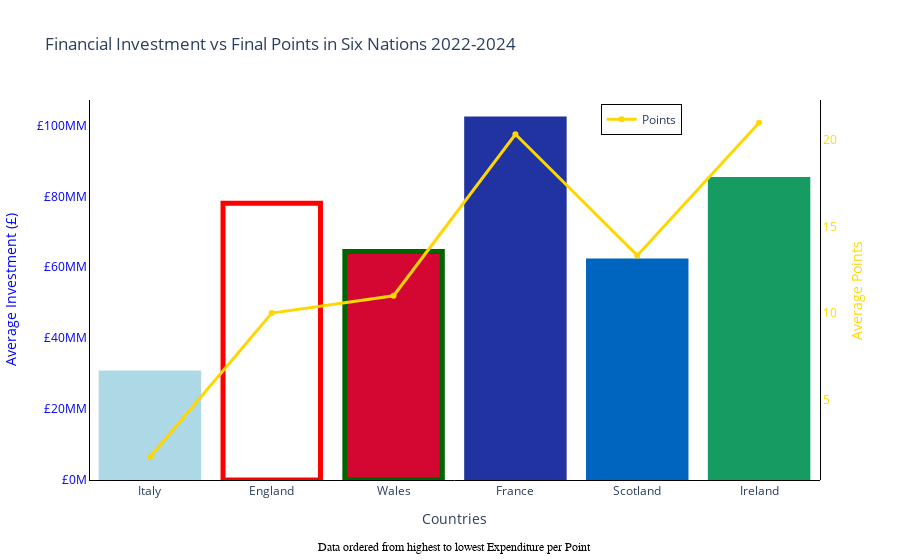

Source (notebook cell):
### Code cell
import plotly.graph_objects as go

#Calculate the averages for teams over time
average_data = merged_data_1.groupby('Team').agg({
    'Expenditure (£)': 'mean',
    'Points': 'mean'
}).reset_index()

average_data['Expenditure per Point (£)'] = average_data['Expenditure (£)'] / average_data['Points']

#Sort the data from highest to lowest Expenditure per Point
average_data = average_data.sort_values(by='Expenditure per Point (£)', ascending=False)

#Define team colors for consistency
team_colours_2 = {
    'Ireland': '#169b62',  
    'France': '#2033a0',  
    'England': '#FFFFFF',     
    'Scotland': '#0065bf', 
    'Italy': '#ADD8E6',    
    'Wales': '#d30731'     
}

#Define border colors
border_colors = {
    'Ireland': '#169b62',
    'France': '#2033a0',
    'England': 'red',
    'Scotland': '#0065bf',
    'Italy': '#ADD8E6',
    'Wales': 'darkgreen'
}

#Create the Plotly figure
fig = go.Figure()

#Add bars for Expenditure
fig.add_trace(go.Bar(
    x=average_data['Team'],
    y=average_data['Expenditure (£)'],
    name='Average Expenditure (£)',
    #Apply colours
    marker_color=[team_colours_2[team] for team in average_data['Team']],  
    marker_line_color=[border_colors[team] for team in average_data['Team']],  
    marker_line_width=5,
    #Add hover pop-up box with key info
    hoverinfo="text",
    hovertemplate=(
        "Team: %{x}<br>" +
        "Average Expenditure: £%{y:,.0f}<br>" +
        "Expenditure per Point: £%{customdata:.2f}<extra></extra>"  
    ),
    customdata=average_data['Expenditure per Point (£)'],
    showlegend=False
))

#Add a line for Points with secondary Y-axis
fig.add_trace(go.Scatter(
    x=average_data['Team'],
    y=average_data['Points'],
    name='Points',
    mode='lines+markers',
    line=dict(color='gold', width=3),
    yaxis='y2'
))

#layout of both y-axis
fig.update_layout(
    title='Financial Investment vs Final Points in Six Nations 2022-2024',
    xaxis_title='Countries',
    yaxis=dict(
        title='Average Investment (£)',
        titlefont=dict(color='blue'),
        tickfont=dict(color='blue'),
        tickprefix="£",
        ticksuffix="M",
        position=0 
    ),
    yaxis2=dict(
        title='Average Points',
        titlefont=dict(color='gold'),
        tickfont=dict(color='gold'),
        overlaying='y',
        side='right',
        position=1
    ),
    plot_bgcolor='white',
    legend=dict(x=0.70, y=0.99, bordercolor='black', borderwidth=1)
)

#Remove grid lines for clarity
fig.update_xaxes(showgrid=False, linewidth=1, linecolor='black')
fig.update_yaxes(showgrid=False, linewidth=1, linecolor='black')


#Add a subnote 
fig.add_annotation(
    x=0.5,
    y=-0.2,
    xref="paper",
    yref="paper",
    text="Data ordered from highest to lowest Expenditure per Point",
    showarrow=False,
    font=dict(
        family="Arial, sans-serif",
        size=12,
        color="black"
    ),
    align="center"
)


fig.show()

### Figure 1 — Plotly figure (JSON) as saved in the notebook; plotly's stock layout.template omitted (floating-point values rounded to 4 significant figures)
{"data": [{"customdata": [18120000.0, 7807000.0, 5861000.0, 5007000.0, 4631100, 4034000.0], "hoverinfo": "text", "hovertemplate": "Team: %{x}<br>Average Expenditure: £%{y:,.0f}<br>Expenditure per Point: £%{customdata:.2f}<extra></extra>", "marker": {"color": ["#ADD8E6", "#FFFFFF", "#d30731", "#2033a0", "#0065bf", "#169b62"], "line": {"color": ["#ADD8E6", "red", "darkgreen", "#2033a0", "#0065bf", "#169b62"], "width": 5}}, "name": "Average Expenditure (£)", "showlegend": false, "type": "bar", "x": ["Italy", "England", "Wales", "France", "Scotland", "Ireland"], "y": [30200000.0, 78070000.0, 64470000.0, 101800000.0, 61748000, 84720000.0]}, {"line": {"color": "gold", "width": 3}, "mode": "lines+markers", "name": "Points", "type": "scatter", "x": ["Italy", "England", "Wales", "France", "Scotland", "Ireland"], "y": [1.667, 10, 11, 20.33, 13.33, 21], "yaxis": "y2"}], "layout": {"annotations": [{"align": "center", "font": {"color": "black", "family": "Arial, sans-serif", "size": 12}, "showarrow": false, "text": "Data ordered from highest to lowest Expenditure per Point", "x": 0.5, "xref": "paper", "y": -0.2, "yref": "paper"}], "legend": {"bordercolor": "black", "borderwidth": 1, "x": 0.7, "y": 0.99}, "plot_bgcolor": "white", "title": {"text": "Financial Investment vs Final Points in Six Nations 2022-2024"}, "xaxis": {"linecolor": "black", "linewidth": 1, "showgrid": false, "title": {"text": "Countries"}}, "yaxis": {"linecolor": "black", "linewidth": 1, "position": 0, "showgrid": false, "tickfont": {"color": "blue"}, "tickprefix": "£", "ticksuffix": "M", "title": {"font": {"color": "blue"}, "text": "Average Investment (£)"}}, "yaxis2": {"linecolor": "black", "linewidth": 1, "overlaying": "y", "position": 1, "showgrid": false, "side": "right", "tickfont": {"color": "gold"}, "title": {"font": {"color": "gold"}, "text": "Average Points"}}}}
